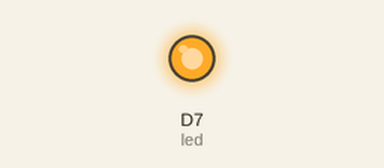
Recording of a sketch running on a simulated Particle Photon. Parts: output pins drawn as LEDs (lit = HIGH). Random numbers use the default seed unless the sketch sets one.

Above: at 1.5 s.
At 4.5 s:
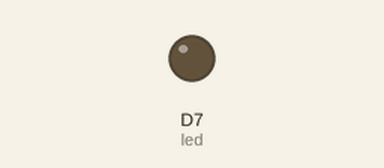
Timing chart, 0 to 7.8 s (numbered marks = the images above):
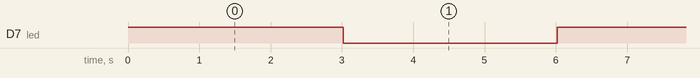

Measured:
- by itself, D7 (led): alternates HIGH for 3.0 s and LOW for 3.0 s

The sketch:

tempwebhook.ino
```cpp
int led = D7;  // The on-board LED

void setup() {
  pinMode(led, OUTPUT);


}

void loop() {
  digitalWrite(led, HIGH);   // Turn ON the LED

  String temp = String(random(0, 100));
  Particle.publish("temp", temp, PRIVATE);
  delay(3000);               // Wait for 3 seconds

  digitalWrite(led, LOW);    // Turn OFF the LED
  delay(3000);               // Wait for 3 seconds


}
```
